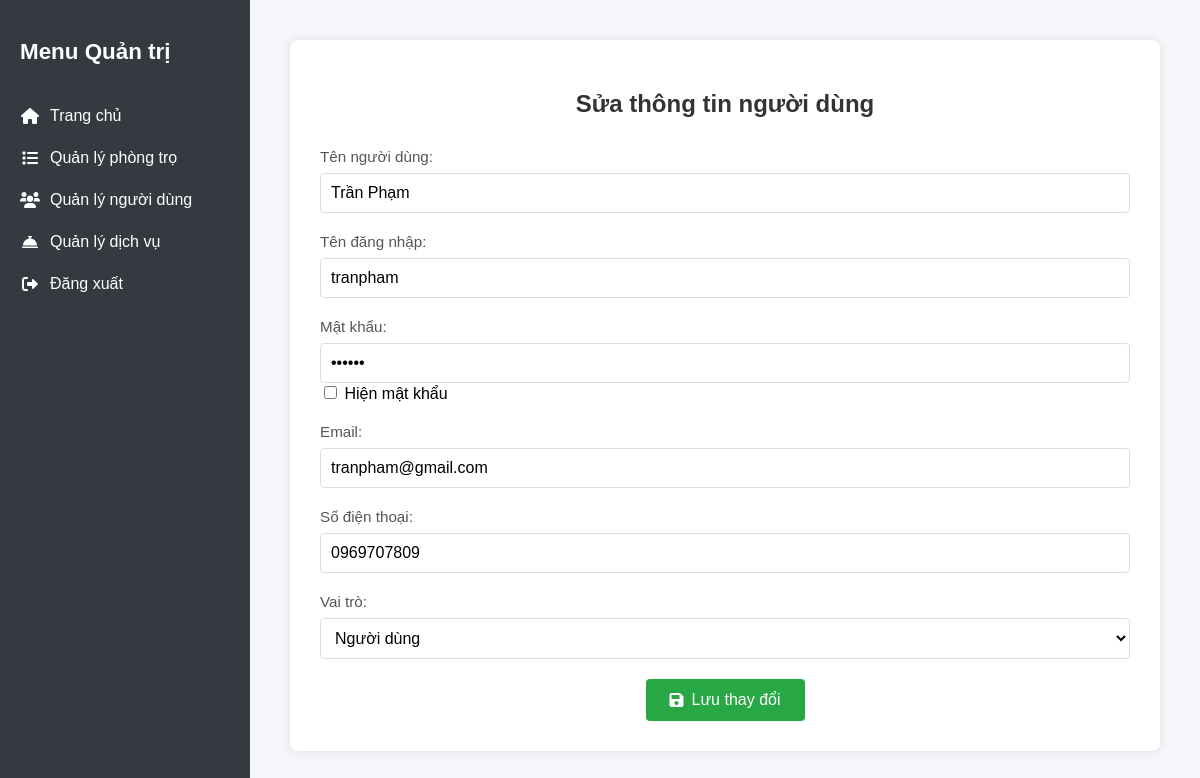
The page /administrator/admin_dashboard.php?page=sua_nguoidung&id=ND00001 (signed in) on the database its author committed.
### tables this page shows
CREATE TABLE `nguoidung` (
  `maNguoiDung` varchar(10) NOT NULL COMMENT 'Mã người dùng',
  `tenNguoiDung` varchar(255) NOT NULL COMMENT 'Tên của người dùng',
  `matKhau` varchar(255) NOT NULL COMMENT 'Mật khẩu đăng nhập',
  `tenDangNhap` varchar(255) NOT NULL COMMENT 'Tên đăng nhập của người dùng',
  `sdtNguoiDung` varchar(10) NOT NULL COMMENT 'Số điện thoại',
  `emailNguoiDung` varchar(255) NOT NULL COMMENT 'Email của người dùng',
  `vaiTro` enum('user','admin') NOT NULL COMMENT 'Vai trò của người dùng',
  `ngayDangKy` datetime NOT NULL DEFAULT current_timestamp() COMMENT 'Ngày đăng ký tài khoản'
);

### administrator/sua_nguoidung.php (the view, shortened to what this page needs)
<?php
$maNguoiDung = $_GET['id'] ?? null;
$sql = "SELECT * FROM nguoiDung WHERE maNguoiDung = ?";
$stmt = $conn->prepare($sql);
$stmt->bind_param("s", $maNguoiDung);
$stmt->execute();
$result = $stmt->get_result();
$user = $result->fetch_assoc();
?>
<div class="product-form">
    <h2>Sửa thông tin người dùng</h2>
    <form method="POST">
        <div class="form-group">
            <label for="tenNguoiDung">Tên người dùng:</label>
            <input type="text" name="tenNguoiDung" value="<?php echo $user['tenNguoiDung']; ?>" required>
        </div>
        <div class="form-group">
            <label for="tenDangNhap">Tên đăng nhập:</label>
            <input type="text" name="tenDangNhap" value="<?php echo $user['tenDangNhap']; ?>" required>
        </div>
        <div class="form-group">
            <label for="matKhau">Mật khẩu:</label>
            <input type="password" name="matKhau" value="<?php echo $user['matKhau']; ?>">
            <div class="password-toggle">
                <input type="checkbox" onclick="togglePassword()"> Hiện mật khẩu
            </div>
        </div>
        <div class="form-group">
            <label for="email">Email:</label>
            <input type="email" name="email" value="<?php echo $user['emailNguoiDung']; ?>">
        </div>
        <div class="form-group">
            <label for="sdt">Số điện thoại:</label>
            <input type="tel" name="sdt" value="<?php echo $user['sdtNguoiDung']; ?>">
        </div>
        <div class="form-group">
            <label for="vaiTro">Vai trò:</label>
            <?php if ($user['vaiTro'] === 'admin'): ?>
                <input type="text" value="Quản trị viên" disabled>
                <input type="hidden" name="vaiTro" value="admin">
            <?php else: ?>
                <select name="vaiTro">
                    <option value="user" <?php echo $user['vaiTro'] === 'user' ? 'selected' : ''; ?>>Người dùng</option>
                </select>
            <?php endif; ?>
        </div>
        <button type="submit" class="edit-btn">
            <i class="fas fa-save"></i> Lưu thay đổi
        </button>
    </form>
</div>
</div>

### styles.css (style rules this page uses)
html { font-size: 100%; font-family: sans-serif; box-sizing: border-box; }
body { display: flex; flex-direction: column; min-height: 100vh; margin: 0; }
button { display: flex; align-items: center; padding: 10px 20px; background-color: #ff5c00; color: white; border: none; border-radius: 5px; cursor: pointer; font-size: 1.25rem; }
.product-form .edit-btn { margin: 0px auto; }
.edit-btn { background-color: #007bff; color: white; }
.product-form { background: white; padding: 30px; border-radius: 8px; box-shadow: 0 0 10px rgba(0,0,0,0.1); margin: 20px; }
.product-form h2 { color: #333; margin-bottom: 30px; font-size: 1.5rem; text-align: center; }
.product-form .form-group { margin-bottom: 20px; }
.product-form label { display: block; margin-bottom: 8px; color: #555; font-size: 0.95rem; }
.product-form input[type="text"], .product-form input[type="number"], .product-form input[type="email"], .product-form input[type="password"], .product-form input[type="tel"], .product-form select, .product-form textarea { width: 100%; padding: 10px; border: 1px solid #ddd; border-radius: 4px; font-size: 1rem; box-sizing: border-box; }
.product-form select { background-color: white; cursor: pointer; }
.product-form button { background-color: #28a745; color: white; padding: 12px 24px; border: none; border-radius: 4px; cursor: pointer; font-size: 1rem; display: flex; align-items: center; gap: 8px; margin: 10px 0px; }

### rows shown on the page
nguoidung: tenNguoiDung "Trần Phạm", tenDangNhap "tranpham", email "tranpham@gmail.com", sdt "0969707809", vaiTro "Người dùng"
